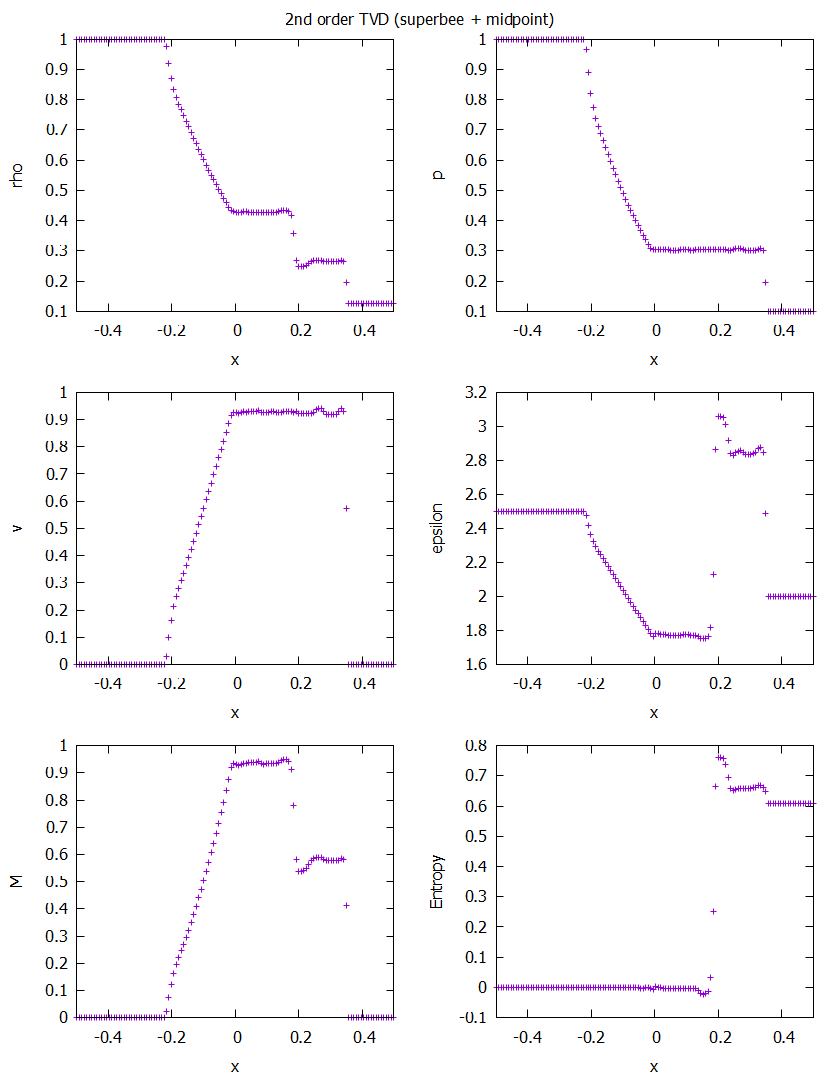

Here is the gnuplot script that generated this plot:
reset
set terminal pngcairo size 840, 1080
set out "01.png"
unset key

set multiplot layout 3, 2 title "2nd order TVD (superbee + midpoint)"

set xlabel "x"
set ylabel "rho"
set xrange [-0.5:0.5]
plot "out.data" u 1:2 

set xlabel "x"
set ylabel "p"
set xrange [-0.5:0.5]
plot "out.data" u 1:3

set xlabel "x"
set ylabel "v"
set xrange [-0.5:0.5]
plot "out.data" u 1:4

set xlabel "x"
set ylabel "epsilon"
set xrange [-0.5:0.5]
plot "out.data" u 1:5 

set xlabel "x"
set ylabel "M"
set xrange [-0.5:0.5]
plot "out.data" u 1:6

set xlabel "x"
set ylabel "Entropy"
set xrange [-0.5:0.5]
plot "out.data" u 1:7 

unset multiplot
set out
set terminal wxt enhanced
reset
